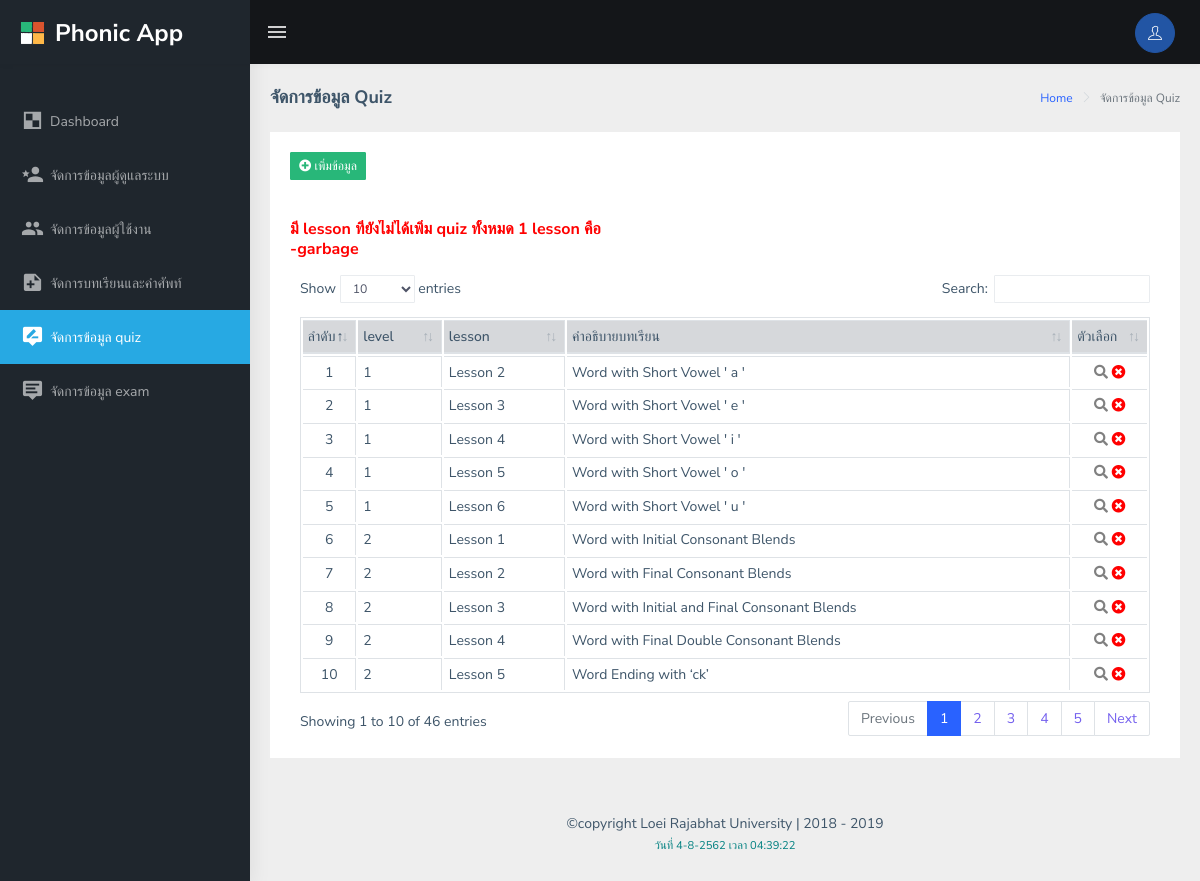
The page /Admin/ManageQuiz.php (signed in) on the database its author committed.
### tables this page shows
CREATE TABLE `lesson_detail` (
  `lesson_id` varchar(10) NOT NULL COMMENT 'รหัสบทเรียน',
  `level` varchar(5) NOT NULL COMMENT 'Level No',
  `lesson_no` int(5) NOT NULL COMMENT 'ลำดับบทเรียน',
  `lesson_name` varchar(100) NOT NULL COMMENT 'ชื่อบทเรียน',
  `lesson_desc` varchar(100) NOT NULL COMMENT 'คำอธิบายบทเรียน',
  `small_image` varchar(50) NOT NULL COMMENT 'รูปบทเรียน',
  `big_image` varchar(50) NOT NULL COMMENT 'รูปบทเรียนใหญ่',
  `maxpage` int(11) NOT NULL,
  `youtube` varchar(20) NOT NULL,
  `create_date` timestamp NOT NULL DEFAULT CURRENT_TIMESTAMP ON UPDATE CURRENT_TIMESTAMP
);

### Admin/script/checkhave_quizlesson_script.php (called while the page is built, shortened)
<?php
	$lesson_not_have_quiz = array();
?>

### Admin/ManageQuiz.php (the view, shortened to what this page needs)
<?php
include 'script/checkhave_quizlesson_script.php';
$sql = "SELECT * FROM lesson_detail ORDER BY create_date";
$query = mysqli_query($conn, $sql);
?>
<!DOCTYPE html>
<html dir="ltr" lang="en">
<head>
    <link href="assets/libs/datatables.net-bs4/css/dataTables.bootstrap4.css" rel="stylesheet">
</head>
<body>
    <div id="main-wrapper">
        <?php include 'template/menu.php'; ?>
        <div class="page-wrapper">
            <div class="page-breadcrumb">
                <div class="row">
                    <div class="col-12 d-flex no-block align-items-center">
                        <h4 class="page-title">จัดการข้อมูล Quiz</h4>
                        <div class="ml-auto text-right">
                            <nav aria-label="breadcrumb">
                                <ol class="breadcrumb">
                                    <li class="breadcrumb-item"><a href="index.php">Home</a></li>
                                    <li class="breadcrumb-item active" aria-current="page">จัดการข้อมูล Quiz</li>
                                </ol>
                            </nav>
                        </div>
                    </div>
                </div>
            </div>
            <div class="container-fluid">
                <div class="card">
                    <div class="card-body">
                        <div class="row">
                            <div class="col-6">
                                <a href="form-add-quiz.php" class="btn btn-success btn-sm"><i class="fas fa-plus-circle"></i> เพิ่มข้อมูล</a>
                            </div>
                        </div>
                    </div>
                    <div class="card-body ">
                        <div class="table-responsive">
                            <table id="zero_config" class="table table-bordered table-sm table-hover">
                                <thead class="table-secondary">
                                        <?php
                                            if(count($lesson_not_have_quiz) > 0){ ?>
                                                <h5 style="color:red">
                                                มี lesson ที่ยังไม่ได้เพิ่ม quiz ทั้งหมด <?php echo count($lesson_not_have_quiz)?> lesson
                                                คือ
                                                <?php
                                                    for($i =0;$i<count($lesson_not_have_quiz);$i++){?>
                                                        <p style="color:red">-<?php echo $lesson_not_have_quiz[$i]?></p>
                                                <?php }?>
                                                </h5>
                                        <?php }else { ?>
                                            <h5 style="color:green">ทุก lesson ได้รับการเพิ่ม quiz เรียบร้อยแล้ว</h5>
                                        <?php } ?>
                                    <tr>
                                        <th width="20px" align="center">ลำดับ</th>
                                        <th>level</th>
                                        <th>lesson</th>
                                        <th>คำอธิบายบทเรียน</th>
                                        <th>ตัวเลือก</th>
                                    </tr>
                                </thead>
                                <tbody>
                                    <?php
                                    $i = 1;
                                    while ($result = mysqli_fetch_array($query, MYSQLI_ASSOC)) {
                                        ?>
                                        <tr style="background-color:<?= $color ?>">
                                            <td align="center"><?= number_format($i); ?></td>
                                            <td><?= $result["level"] ?></td>
                                            <td><?= $result["lesson_name"] ?></td>
                                            <td><?= $result["lesson_desc"] ?></td>
                                            <td width="65px;" align="center">
                                            <a href="JavaScript:if(confirm('คุณต้องการดูข้อมูลของ Quiz ใช่หรือไม่ ?')==true){window.location='viewquiz.php?lesson_id=<?php echo $result["lesson_id"]; ?>';}"  title="view" style="color: gray;"><i class="fas fa-search"></i></a>
                                            <a href="JavaScript:if(confirm('คุณต้องการลบข้อมูลใช่หรือไม่ ?')==true){window.location='script/delquiz_script.php?lesson_id=<?php echo $result["lesson_id"]; ?>';}" style="color: red;" title="ลบข้อมูล"><i class="fas fa-times-circle"></i></a>
                                            </td>
                                        </tr>
                                        <?php
                                        $i++;
                                    }
                                    ?>
                                </tbody>
                            </table>
                        </div>
                    </div>
                </div>
            </div>
            <?php include 'template/footer.php'; ?>
        </div>
    </div>
</body>
</html>

### rows shown on the page
lesson_detail: level "1", lesson_name "Lesson 2", lesson_desc "Word with Short Vowel ' a '"
lesson_detail: level "1", lesson_name "Lesson 3", lesson_desc "Word with Short Vowel ' e '"
lesson_detail: level "1", lesson_name "Lesson 4", lesson_desc "Word with Short Vowel ' i '"
lesson_detail: level "1", lesson_name "Lesson 5", lesson_desc "Word with Short Vowel ' o '"
lesson_detail: level "1", lesson_name "Lesson 6", lesson_desc "Word with Short Vowel ' u '"
lesson_detail: level "2", lesson_name "Lesson 1", lesson_desc "Word with Initial Consonant Blends"
lesson_detail: level "2", lesson_name "Lesson 2", lesson_desc "Word with Final Consonant Blends"
lesson_detail: level "2", lesson_name "Lesson 3", lesson_desc "Word with Initial and Final Consonant Blends"
lesson_detail: level "2", lesson_name "Lesson 4", lesson_desc "Word with Final Double Consonant Blends"
lesson_detail: level "2", lesson_name "Lesson 5", lesson_desc "Word Ending with ‘ck’"

### other values the page prints
count($lesson_not_have_quiz) "1"
$lesson_not_have_quiz[$i] "garbage"
